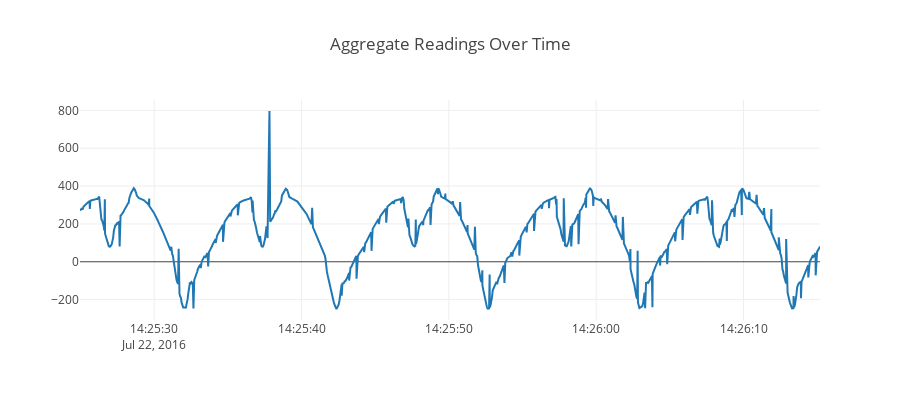

Notebook code for this chart:
### Code cell
#%%local
trace = go.Scatter(
    x = df1.index[27000:28000],
    y = df1['Total'].iloc[27000:28000]
)


layout = dict(title = 'Aggregate Readings Over Time', height=400)
fig = dict(data=[trace], layout=layout)
iplot(fig)

### Figure 1 — Plotly figure (JSON) as saved in the notebook; plotly's stock layout.template omitted (floating-point values rounded to 4 significant figures; data arrays with more than 128 entries replaced by an {"elided": "..."} marker saying what was removed)
{"data": [{"type": "scatter", "x": {"elided": "1000 str values"}, "y": {"elided": "1000 float values"}}], "layout": {"height": 400, "title": "Aggregate Readings Over Time"}}
